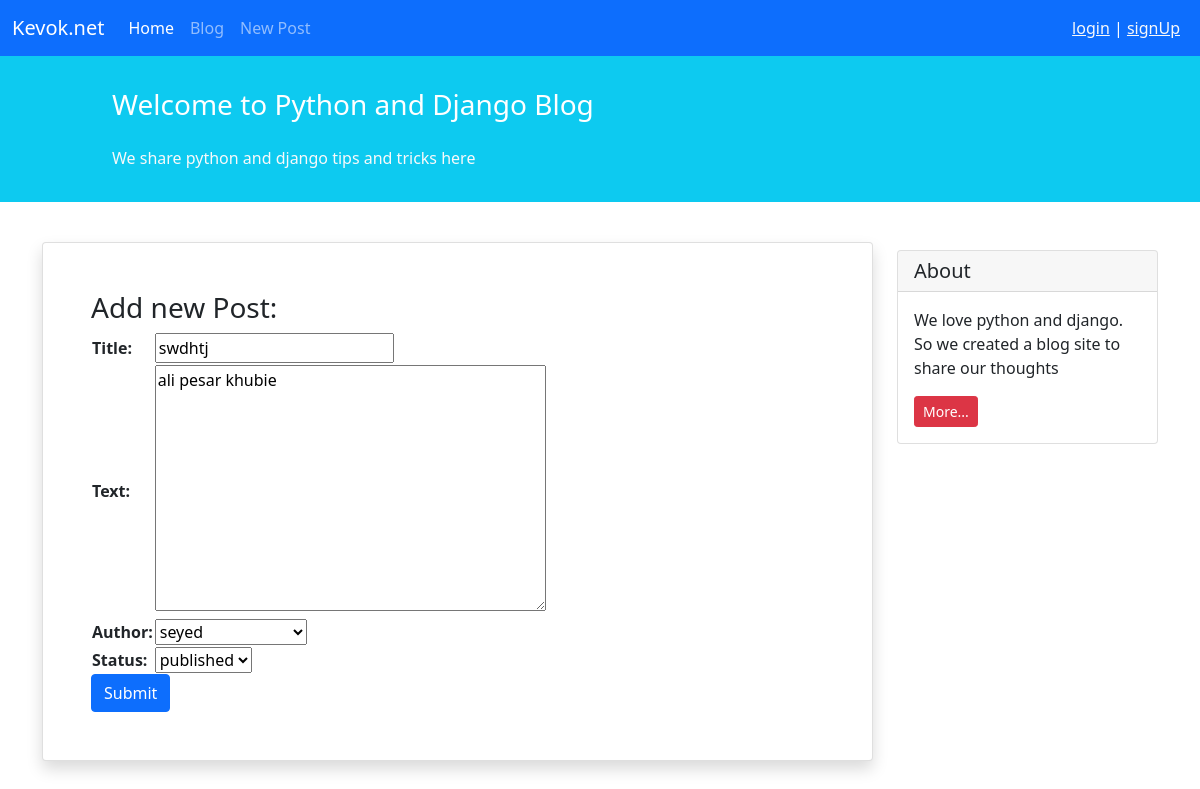
The app's page /blog/12/update/ with its own data.
### pages/models.py (models this page shows, shortened)
class Post(models.Model):
    STATUS_CHOICES = (
        ('pub','published'),
        ('drf','draft'),
    )
    title = models.CharField(max_length=100)
    text = models.TextField()
    author = models.ForeignKey('auth.User',on_delete=models.CASCADE) # app auth ->  Table user
    datetime_created = models.DateTimeField(auto_now_add=True)
    datetime_modified = models.DateTimeField(auto_now=True)
    status = models.CharField(choices=STATUS_CHOICES , max_length=3)

### pages/views.py (the view)
# urls.py: path('<int:pk>/update/', views.UpdatePostView.as_view(), name = 'update-post'),
class UpdatePostView(generic.UpdateView):
    model = Post
    form_class = newPostForm
    template_name = 'blog/create_post.html'

### pages/forms.py
class newPostForm(forms.ModelForm):
    class Meta:
        model = Post
        fields = [
            'title',
            'text',
            'author',
            'status'
        ]

### pages/templates/blog/create_post.html (shortened to what this page needs)
{% extends '_base.html' %}
{% block content %}
    <div class="container mt-4">
        <div class="row">
            <div class="col-9">
                <div class="card shadow my-3 p-5">
                    <h3>Add new Post:</h3>
                    <form method="POST">
                        <table>
                        {{ form.as_table }}
                        </table>
                        <button type="submit" class="btn btn-primary">Submit</button>
                    </form>
                </div>
            </div>
            <div class="col-3">
                <div class="card my-4">
                    <h5 class="card-header">About</h5>
                    <div class="card-body">
                        <p class="card-text">We love python and django. So we created a blog site to share our
                            thoughts</p>
                        <a href="#"
                           class="btn btn-sm btn-danger">
                            More...
                        </a>
                    </div>
                </div>
            </div>
        </div>
    </div>
{% endblock content %}

### records on screen
Post: title "swdhtj", text "ali pesar khubie", author "seyed", status "published"
